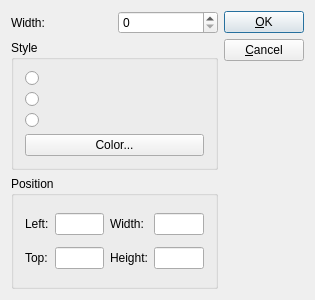
<?xml version="1.0" encoding="UTF-8"?>
<ui version="4.0">
 <comment> * OpenRPT report writer and rendering engine
 * Copyright (C) 2001-2011 by OpenMFG, LLC
 *
 * This library is free software; you can redistribute it and/or
 * modify it under the terms of the GNU Lesser General Public
 * License as published by the Free Software Foundation; either
 * version 2.1 of the License, or (at your option) any later version.
 *
 * This library is distributed in the hope that it will be useful,
 * but WITHOUT ANY WARRANTY; without even the implied warranty of
 * MERCHANTABILITY or FITNESS FOR A PARTICULAR PURPOSE. See the GNU
 * Lesser General Public License for more details.
 *
 * You should have received a copy of the GNU Lesser General Public
 * License along with this library; if not, write to the Free Software
 * Foundation, Inc., 59 Temple Place, Suite 330, Boston, MA 02111-1307 USA
 * Please contact info@openmfg.com with any questions on this license.</comment>
 <class>PathEditor</class>
 <widget class="QDialog" name="PathEditor">
  <property name="geometry">
   <rect>
    <x>0</x>
    <y>0</y>
    <width>315</width>
    <height>300</height>
   </rect>
  </property>
  <property name="minimumSize">
   <size>
    <width>315</width>
    <height>300</height>
   </size>
  </property>
  <property name="windowTitle">
   <string>Stroke properties</string>
  </property>
  <layout class="QHBoxLayout">
   <property name="margin">
    <number>11</number>
   </property>
   <item>
    <layout class="QVBoxLayout">
     <item>
      <layout class="QHBoxLayout">
       <item>
        <widget class="QLabel" name="_lblWidth">
         <property name="text">
          <string>Width:</string>
         </property>
        </widget>
       </item>
       <item>
        <widget class="QSpinBox" name="_sbWidth"/>
       </item>
      </layout>
     </item>
     <item>
      <widget class="QGroupBox" name="_gbStyle">
       <property name="title">
        <string>Style</string>
       </property>
       <layout class="QGridLayout">
        <property name="margin">
         <number>11</number>
        </property>
        <item row="0" column="0">
         <widget class="QRadioButton" name="_rbSolidStyle">
          <property name="text">
           <string/>
          </property>
          <property name="icon">
           <iconset resource="../images/OpenRPTWrtembed.qrc">
            <normaloff>:/OpenRPT/images/line_solid.png</normaloff>:/OpenRPT/images/line_solid.png</iconset>
          </property>
          <property name="iconSize">
           <size>
            <width>80</width>
            <height>16</height>
           </size>
          </property>
         </widget>
        </item>
        <item row="1" column="0">
         <widget class="QRadioButton" name="_rbDashedStyle">
          <property name="text">
           <string/>
          </property>
          <property name="icon">
           <iconset resource="../images/OpenRPTWrtembed.qrc">
            <normaloff>:/OpenRPT/images/line_dashed.png</normaloff>:/OpenRPT/images/line_dashed.png</iconset>
          </property>
          <property name="iconSize">
           <size>
            <width>80</width>
            <height>16</height>
           </size>
          </property>
         </widget>
        </item>
        <item row="2" column="0">
         <widget class="QRadioButton" name="_rbDottedStyle">
          <property name="text">
           <string/>
          </property>
          <property name="icon">
           <iconset resource="../images/OpenRPTWrtembed.qrc">
            <normaloff>:/OpenRPT/images/line_dotted.png</normaloff>:/OpenRPT/images/line_dotted.png</iconset>
          </property>
          <property name="iconSize">
           <size>
            <width>80</width>
            <height>16</height>
           </size>
          </property>
         </widget>
        </item>
        <item row="3" column="0">
         <widget class="QPushButton" name="_btnColor">
          <property name="text">
           <string>Color...</string>
          </property>
         </widget>
        </item>
       </layout>
      </widget>
     </item>
     <item>
      <widget class="QGroupBox" name="_gbPos">
       <property name="title">
        <string>Position</string>
       </property>
       <layout class="QGridLayout">
        <property name="margin">
         <number>11</number>
        </property>
        <item row="0" column="0">
         <widget class="QLabel" name="_lblQleLeft">
          <property name="text">
           <string>Left:</string>
          </property>
         </widget>
        </item>
        <item row="0" column="1">
         <widget class="QLineEdit" name="_qleLeft">
         </widget>
        </item>
        <item row="0" column="2">
         <widget class="QLabel" name="_lblQleWidth">
          <property name="text">
           <string>Width:</string>
          </property>
         </widget>
        </item>
        <item row="0" column="3">
         <widget class="QLineEdit" name="_qleWidth">
         </widget>
        </item>
        <item row="1" column="0">
         <widget class="QLabel" name="_lblQleTop">
          <property name="text">
           <string>Top:</string>
          </property>
         </widget>
        </item>
        <item row="1" column="1">
         <widget class="QLineEdit" name="_qleTop">
         </widget>
        </item>
        <item row="1" column="2">
         <widget class="QLabel" name="_lblQleHeight">
          <property name="text">
           <string>Height:</string>
          </property>
         </widget>
        </item>
        <item row="1" column="3">
         <widget class="QLineEdit" name="_qleHeight">
         </widget>
        </item>
       </layout>
      </widget>
     </item>
    </layout>
   </item>
   <item>
    <layout class="QVBoxLayout">
     <item>
      <widget class="QPushButton" name="_btnAccept">
       <property name="text">
        <string>&amp;OK</string>
       </property>
       <property name="default">
        <bool>true</bool>
       </property>
      </widget>
     </item>
     <item>
      <widget class="QPushButton" name="_btnCancel">
       <property name="text">
        <string>&amp;Cancel</string>
       </property>
      </widget>
     </item>
     <item>
      <spacer>
       <property name="orientation">
        <enum>Qt::Vertical</enum>
       </property>
       <property name="sizeType">
        <enum>QSizePolicy::Expanding</enum>
       </property>
       <property name="sizeHint" stdset="0">
        <size>
         <width>20</width>
         <height>20</height>
        </size>
       </property>
      </spacer>
     </item>
    </layout>
   </item>
  </layout>
 </widget>
 <layoutdefault spacing="6" margin="11"/>
 <tabstops>
  <tabstop>_rbSolidStyle</tabstop>
  <tabstop>_rbDashedStyle</tabstop>
  <tabstop>_rbDottedStyle</tabstop>
  <tabstop>_btnColor</tabstop>
  <tabstop>_qleLeft</tabstop>
  <tabstop>_qleWidth</tabstop>
  <tabstop>_qleTop</tabstop>
  <tabstop>_qleHeight</tabstop>
  <tabstop>_btnAccept</tabstop>
  <tabstop>_btnCancel</tabstop>
 </tabstops>
 <resources>
  <include location="../images/OpenRPTWrtembed.qrc"/>
 </resources>
 <connections>
  <connection>
   <sender>_btnAccept</sender>
   <signal>clicked()</signal>
   <receiver>PathEditor</receiver>
   <slot>accept()</slot>
   <hints>
    <hint type="sourcelabel">
     <x>20</x>
     <y>20</y>
    </hint>
    <hint type="destinationlabel">
     <x>20</x>
     <y>20</y>
    </hint>
   </hints>
  </connection>
  <connection>
   <sender>_btnCancel</sender>
   <signal>clicked()</signal>
   <receiver>PathEditor</receiver>
   <slot>reject()</slot>
   <hints>
    <hint type="sourcelabel">
     <x>20</x>
     <y>20</y>
    </hint>
    <hint type="destinationlabel">
     <x>20</x>
     <y>20</y>
    </hint>
   </hints>
  </connection>
 </connections>
</ui>
